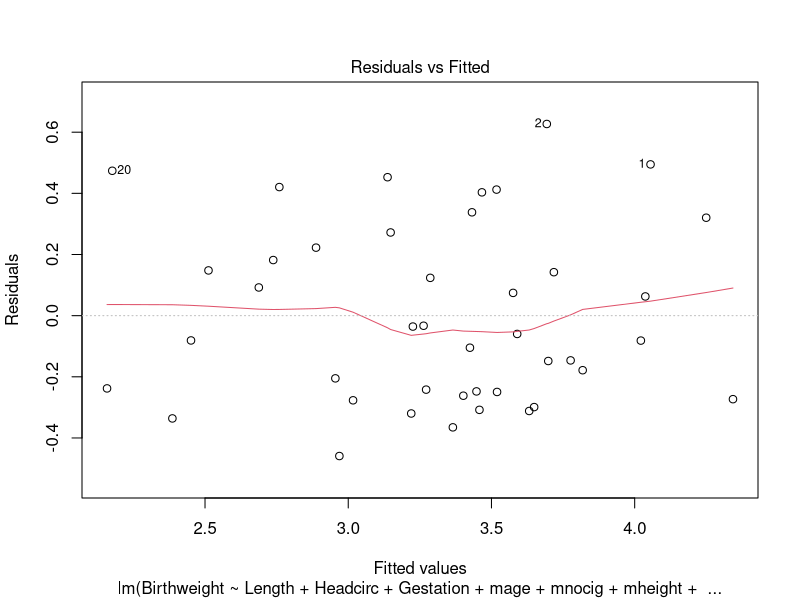
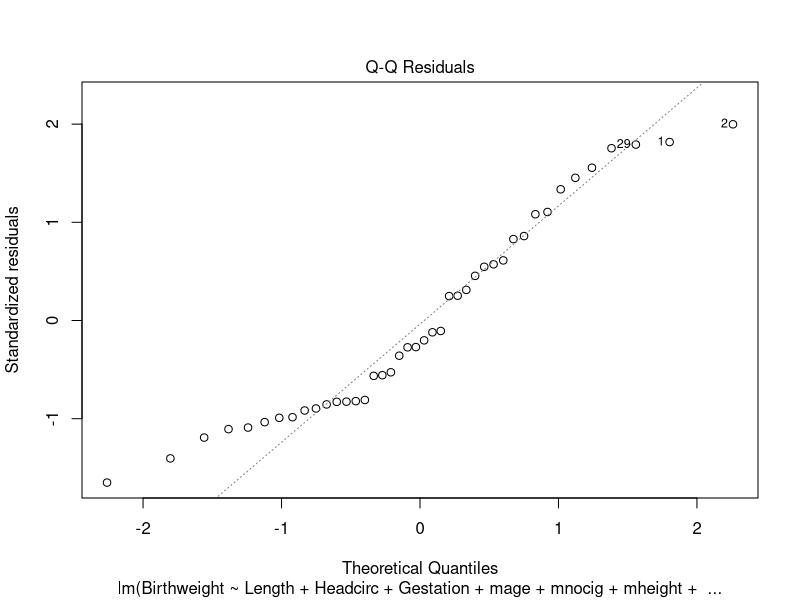
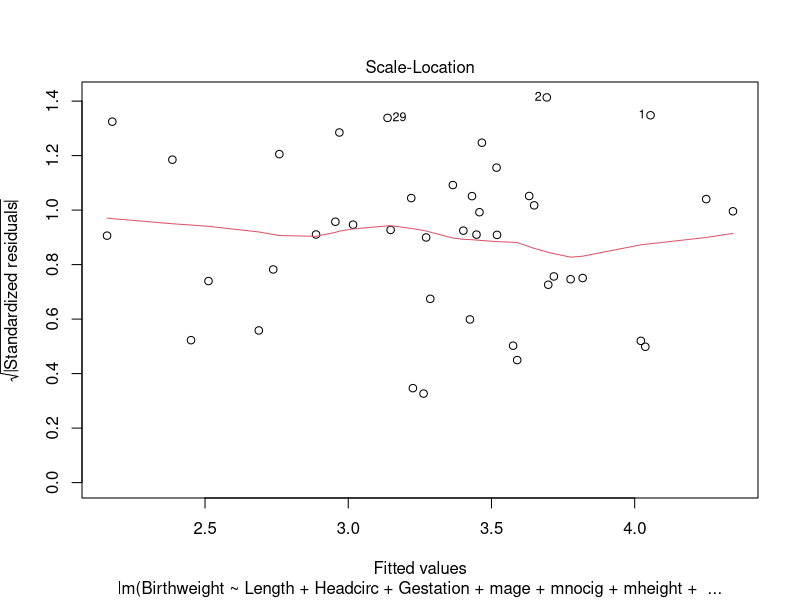
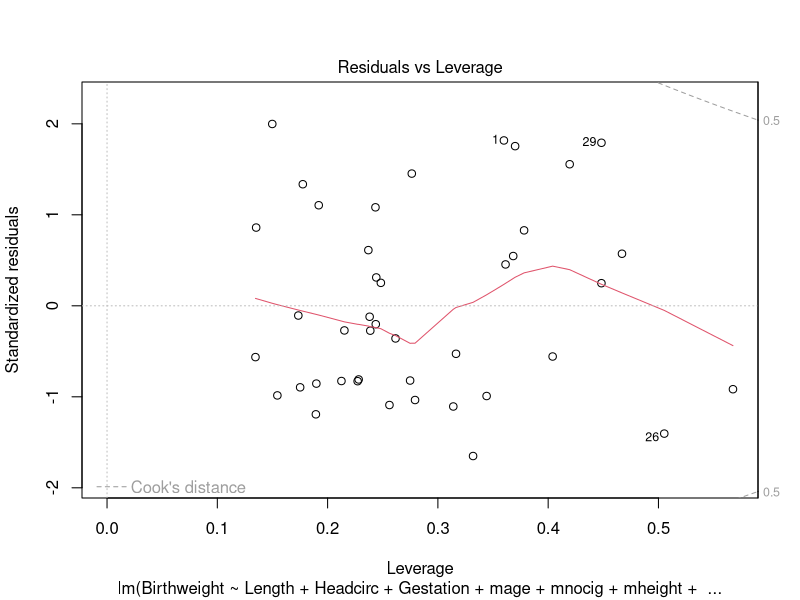
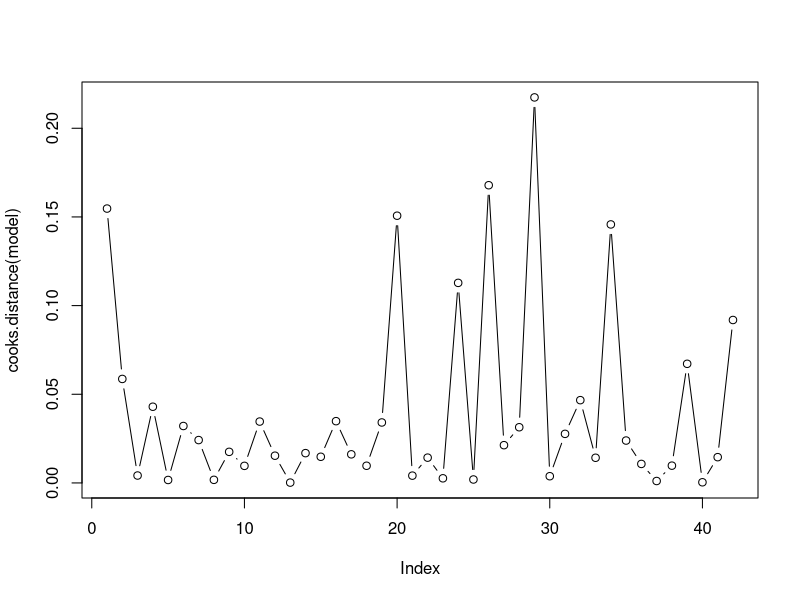
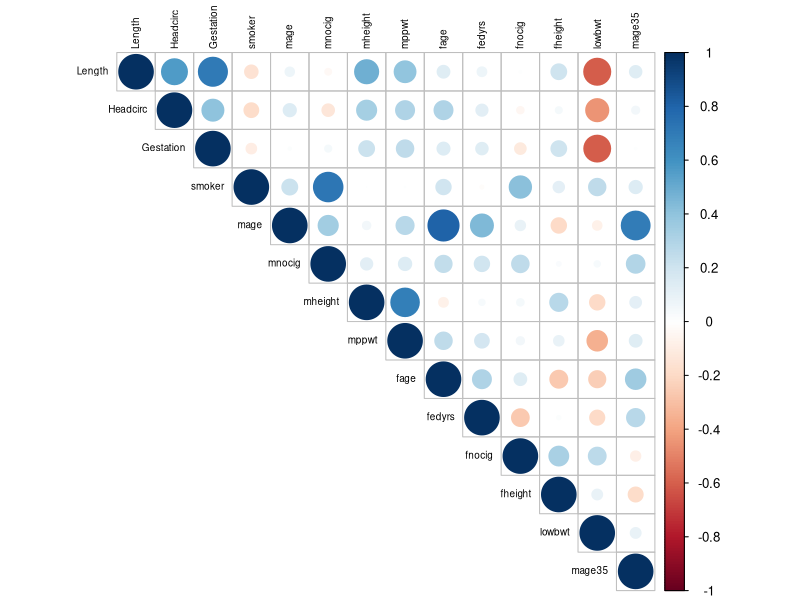
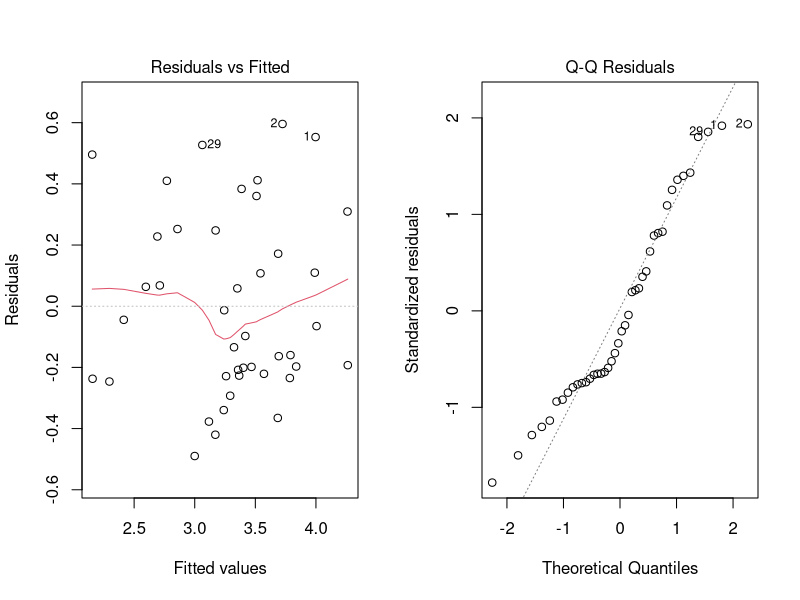
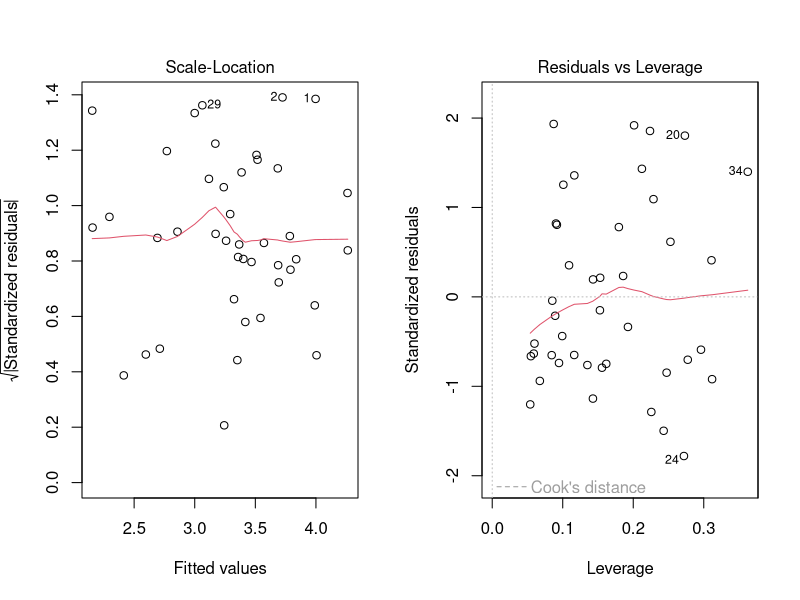

Source code (R) for these figures, in order:
## ---- chunk 1
options(digits=3)

library(dplyr)
library(ggplot2)
library(car)
library(corrplot)
library(glmnet)
color_choice <- "Dark2"
## ---- chunk 2
data <- read.csv("Birthweight.csv")
## ---- chunk 3
model <- lm(
    Birthweight ~ Length + Headcirc + Gestation + mage + mnocig + mheight + mppwt + fage + fedyrs + fnocig + fheight,
    data = data
)
#model <- lm(Birthweight ~ ., data = data)
summary(model)
## ---- chunk 4
# par(mfrow=c(2,2))
plot(model)

# 
resid_ordered <- order(abs(residuals(model)))
u = rep(0,length(resid_ordered))
u[length(resid_ordered)] = 1
# 
cooks.distance(model)
plot(cooks.distance(model), type="b")

#forbeslm_42 = lm(y~x+u11); summary(forbeslm11)
## ---- chunk 5
car::vif(model)
## ---- chunk 6
# Calculate correlation matrix
cor_matrix <- cor(data[, -c(1,3)]) # Exclude response variable Birthweight

# Plot the correlation matrix
corrplot(cor_matrix, 
         method = "circle", type = "upper", tl.col = "black", tl.cex = 0.6)
## ---- chunk 7
step_down_model <- step(model, direction = 'backward')
summary(step_down_model)
par(mfrow = c(1,2))
plot(step_down_model)
## ---- chunk 8
step_down_model <- lm(Birthweight ~ Gestation + Headcirc, data = data)

head_mean <- mean(data$Gestation)
gest_mean <- mean(data$Headcirc)

df <- data.frame(Gestation = gest_mean, Headcirc = head_mean)

ci <- predict(step_down_model, newdata = df, interval = 'confidence')
pi <- predict(step_down_model, newdata = df, interval = 'prediction')


ci; pi
## ---- chunk 9
x <- subset(data, select = -Birthweight)
y <- data$Birthweight

train=sample(1:nrow(x),0.67*nrow(x))
x_train=x[train,]; y_train=y[train]
x_test=x[-train,]; y_test = y[-train]

y_predict_lm=predict(step_down_model,newdata=data[-train,]) # predict for the test rows
mse_lm=mean((y_test-y_predict_lm)^2)# prediction quality by the linear model

lasso_model <- glmnet(x_train, y_train, alpha = 1)


lasso_cv <- cv.glmnet(
    as.matrix(x_train),
    y_train,
    alpha = 1,
    type.measure="mse",
    nfolds=5
)

lasso_pred1=predict(lasso_model,s=lasso_cv$lambda.min,newx=as.matrix(x_test))
lasso_pred2=predict(lasso_model,s=lasso_cv$lambda.1se,newx=as.matrix(x_test))
mse1_lasso=mean((y_test-lasso_pred1)^2)
mse2_lasso=mean((y_test-lasso_pred2)^2)


plot(lasso_model, xvar="lambda", label = TRUE)
plot(lasso_model, xvar="dev", label = TRUE)
plot(lasso_cv)
coef(lasso_cv, s= lasso_cv$lambda.1se)
# coef(lasso_cv_model, s= lasso_cv_model$lambda.min)

mse_lm; mse1_lasso; mse2_lasso
## ---- chunk 10


# smoke_model_all <- lm( lowbwt ~ Gestation+smoker+mage35, data=data)
# # summary(smoke_model_all)
# 
# # manual step down
# m1 <- lm(lowbwt ~ Gestation+smoker, data=data)
# m2 <- lm(lowbwt ~ Gestation, data=data)
# # summary(m1); summary(m2)
# 
# # automatic step down
# smoke_step_down <- step(smoke_model_all, direction = 'backward')
# summary(smoke_step_down)
# plot(smoke_step_down)
